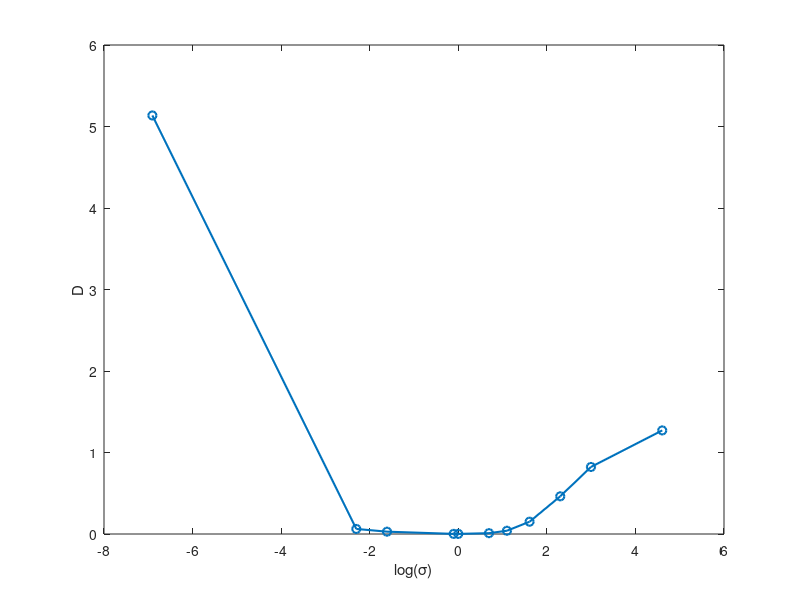
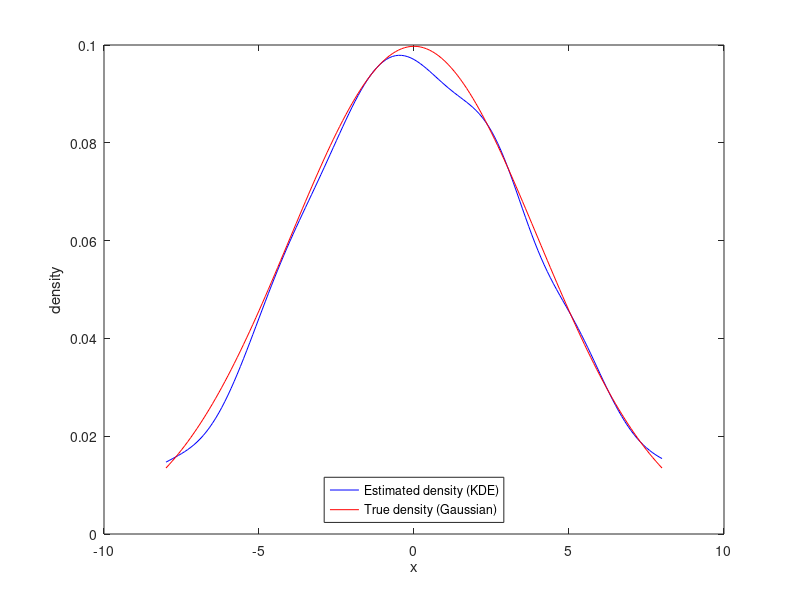

These figures' MATLAB source, in order:
clc; clear;
mu=0;
sigma_true=4;
n=1000;
samples = mu + sigma_true * randn(n, 1);
shuffle=samples(randperm(n));
T=shuffle(1:750);
V=shuffle(751:end);

sigma_values=[0.001,0.1,0.2,0.9,1,2,3,5,10,20,100];
LL = zeros(size(sigma_values));
D=zeros(size(sigma_values));
for i = 1:length(sigma_values)
    sigma=sigma_values(i);
    pdf=zeros(size(V));
    pdf_true=normpdf(V, mu, sigma_true);
    for j = 1:length(V)
        pdf(j)=mean(normpdf(V(j), T, sigma_values(i)));
    end
    LL(i)=sum(log(pdf));
    D(i)=sum((pdf_true-pdf).^2);
end
[bestLL, idx]=max(LL);
best_sigma=sigma_values(idx);

[bestD, idxD]=min(D);
bestD_sigma=sigma_values(idxD);
fprintf('Best sigma by LL = %f (LL=%f)\n', best_sigma, bestLL);
fprintf('Best sigma by D  = %f (D=%f)\n', bestD_sigma, bestD);
fprintf('D value for sigma that maximized LL = %f\n', D(idx));
figure;
plot(log(sigma_values), D,'-o','LineWidth',1.5);
xlabel('log(\sigma)');
ylabel('D');

x= -8 : 0.1 : 8;
pn_hat=zeros(size(x));
for j= 1: length(x)
    pn_hat(j) = mean(normpdf(x(j), T, bestD_sigma));
end
true_density=normpdf(x, 0 , 4);
figure;
plot(x, pn_hat, 'b');
hold on;
plot(x, true_density, 'r');
xlabel('x');
ylabel('density');
legend('Estimated density (KDE)','True density (Gaussian)','Location','south');